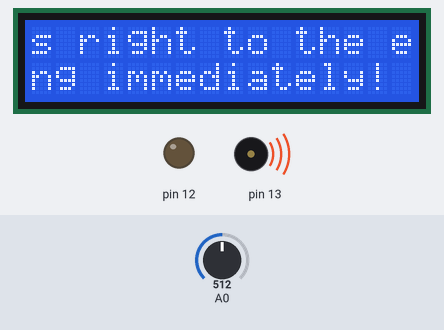
This sketch was run on a simulated Arduino Uno, built with avr-gcc and run on an emulated ATmega328P. Shown: 16×2 character LCD, output pins drawn as LEDs (lit = HIGH), buzzer (waves = sounding). The test bench sets the inputs (shaded band); at power-on: A0 = 512. Pins used as bus, display or sensor lines are not drawn; what the sketch prints to the serial monitor is not drawn.

Above: at 1.23 s.
1.3 s: A0 set to 26
3.4 s: A0 set to 23
At 5.7 s:
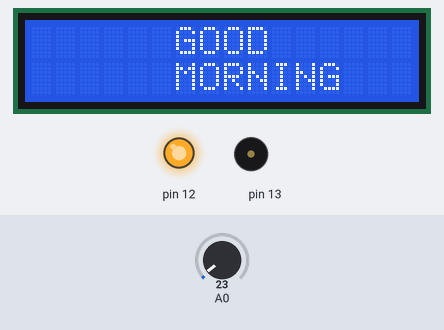
6.0 s: A0 set to 40
At 6.59 s:
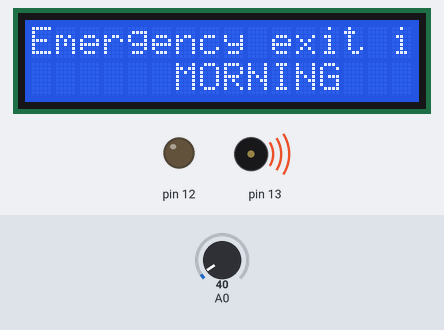
Timing chart, 0 to 9.0 s (numbered marks = the images above; inputs shaded):
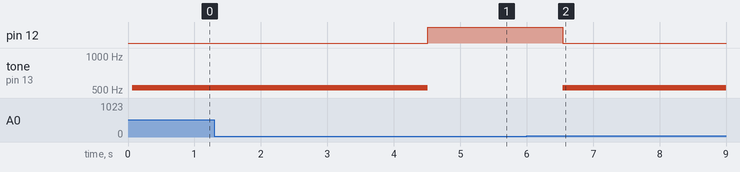

Measured:
- the behaviour switches between 25 and 24 on A0 (found by bisection; images 0 and 1)
- after the input at 3.4 s, pin 12: LOW → HIGH after 1.1 s; tone on pin 13: 523 Hz → silent after 1.1 s; the display: first differs from a run without the input after 1.1 s (image 1)
- after the input at 6.0 s, pin 12: HIGH → LOW after 0.54 s; tone on pin 13: silent → 523 Hz after 0.54 s; the display: changes after 0.55 s (image 2)

The sketch:

code1.ino
```cpp
#include<LiquidCrystal.h>
LiquidCrystal lcd(7, 6, 5, 4, 3, 2);
int Smoke = 0;
int r =0;

void setup()
{
  pinMode(A0, INPUT);
  Serial.begin(9600);
  lcd.begin(16, 2);
  pinMode(13, OUTPUT);
  pinMode(12, OUTPUT);
  pinMode(13, OUTPUT);
}
void loop()
{
  Smoke = analogRead(A0);
  Serial.println(analogRead(A0));
  if (Smoke >=25)
  {
    digitalWrite(13, HIGH);
    digitalWrite(12, LOW);
    tone(13, 523);
    lcd.setCursor(0,0);
         lcd.print("Emergency exit is right to the elevator!");
         delay(100);
         lcd.setCursor(0,1);
         lcd.print("Leave the building immediately!");
         lcd.setCursor(1,0);


    for(r=0;r<30;r++)
     {

      lcd.scrollDisplayLeft();
         delay(70);
     }

  }

  else
  {
    digitalWrite(13, LOW);
    digitalWrite(12, HIGH);
    lcd.clear();
    noTone(13);
    lcd.setCursor(6,0);
    lcd.print("GOOD");
    lcd.setCursor(6,1);
    lcd.print("MORNING");
    delay(1000);
  }
  delay(10);
}
```
